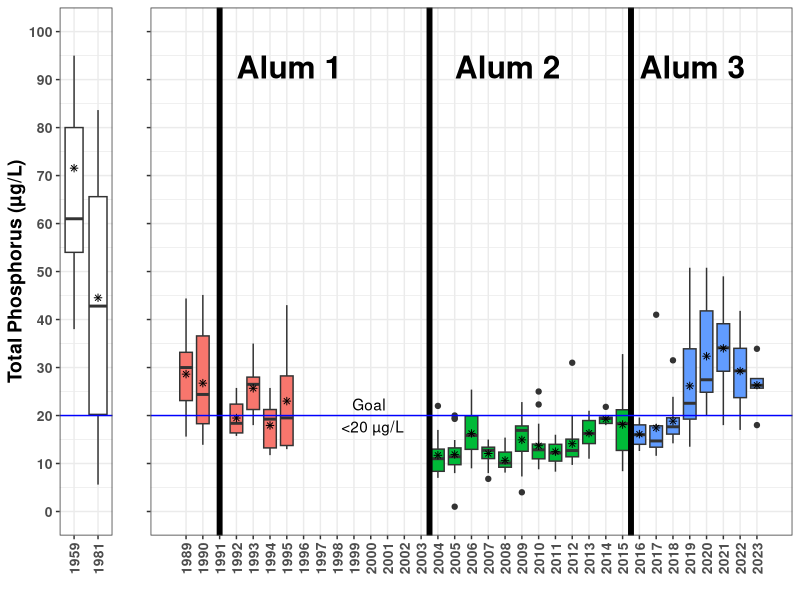
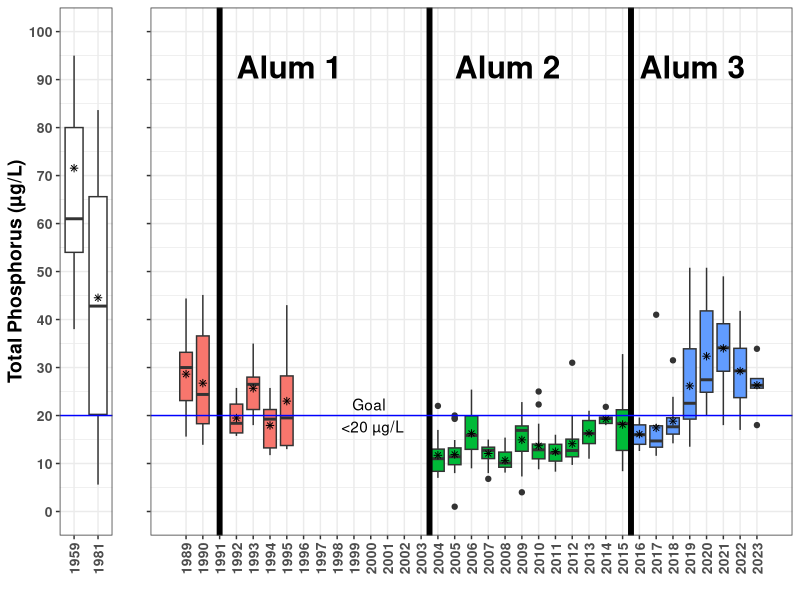
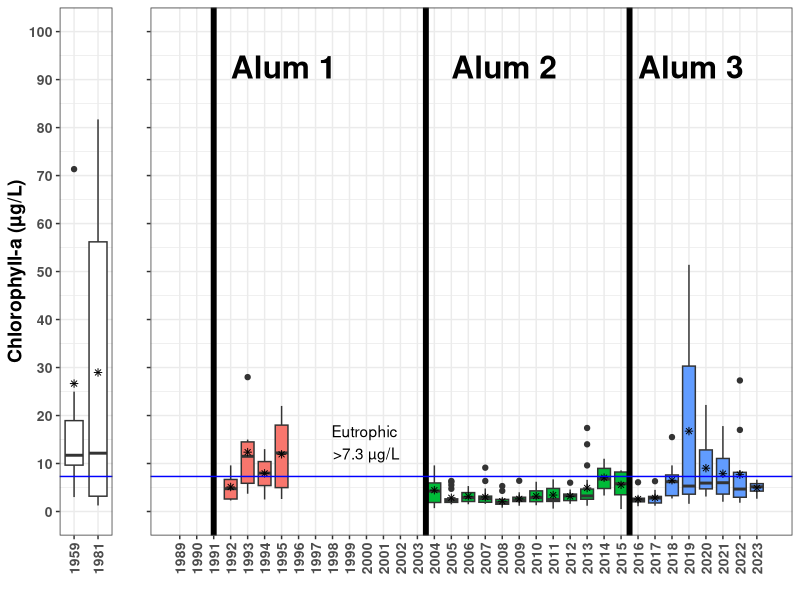
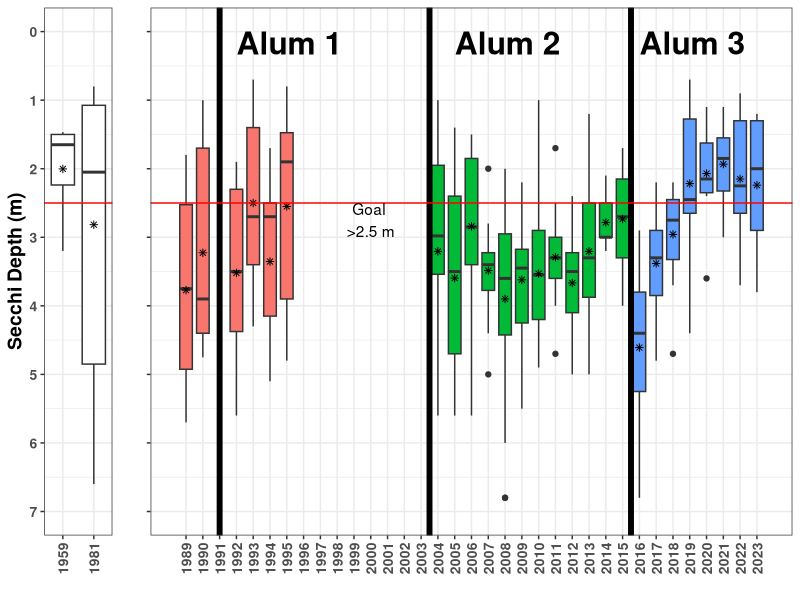
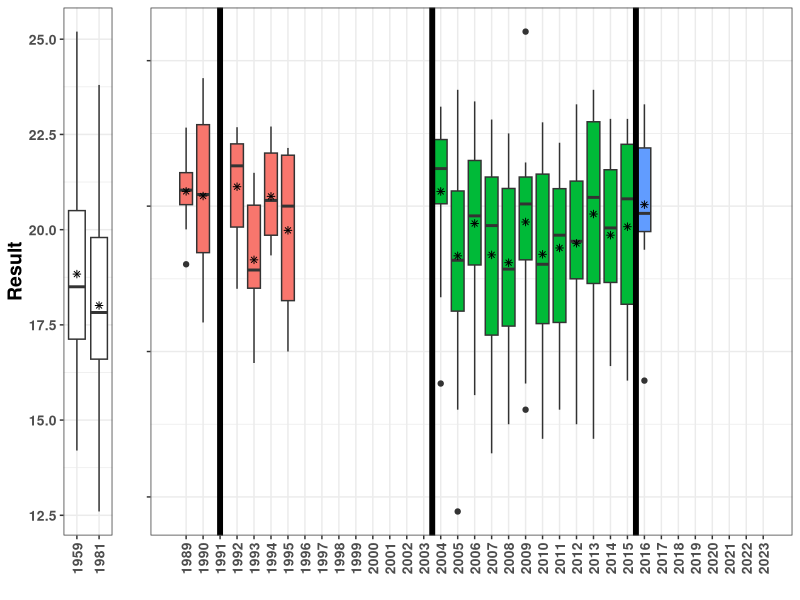
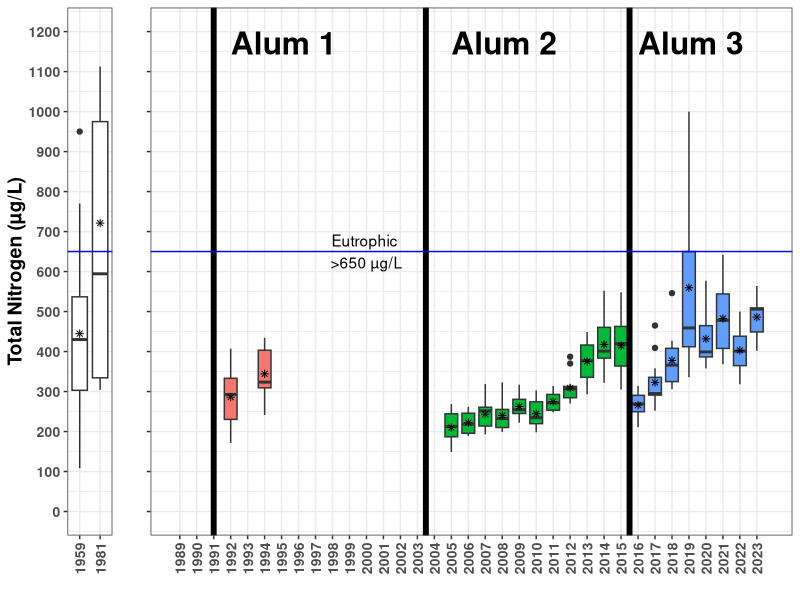
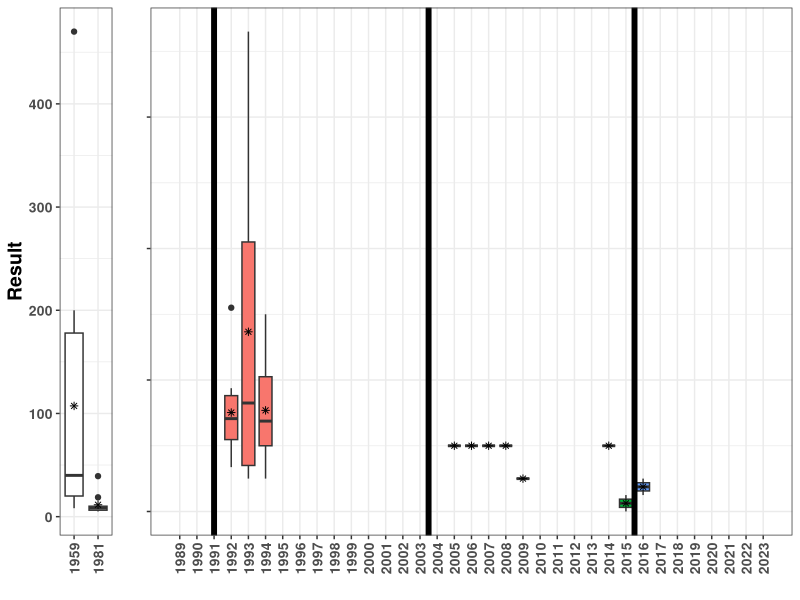
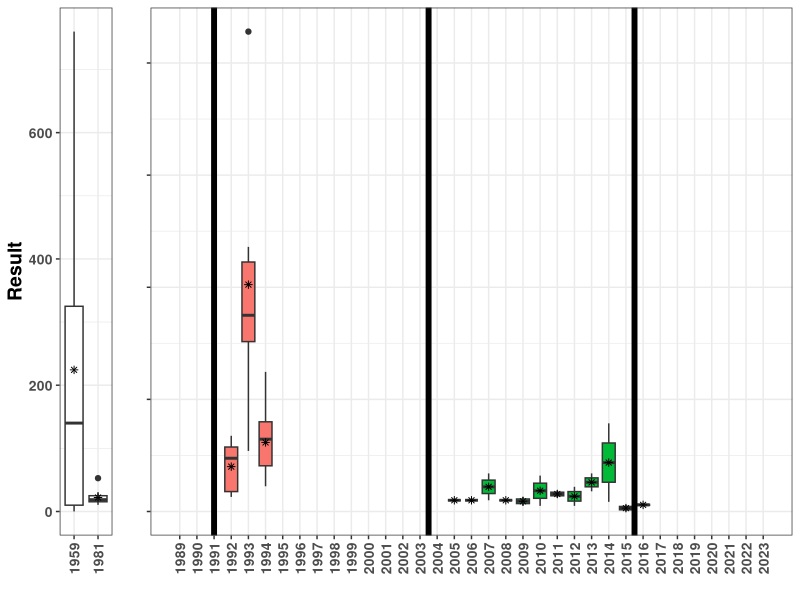

Reproduce these figures in R, in order. (Note: this script raises an error after producing the figures.)
library(dplyr)
library(readxl)
library(ggplot2)
library(tidyr)
library(purrr)
library(cowplot)

data<-read_excel('inputs/Green Lake water quality database_through202307.xlsx',skip=3,
                 col_names = c('Source','Period','Year','Month','Date','Station','Depth',
                               'TP','Chl-a','Secchi','Temp','TN','NO23','NH3','Inorg N','Org N',
                               'TKN','SRP','N to P Ratio','TP to Chl-a Ratio'),
                 col_types = c('text','text','numeric','numeric','numeric','text','text',
                               rep('numeric',13))) %>%
  filter(!is.na(Source)) %>%
  pivot_longer(cols=-(Source:Depth),names_to='Parameter',values_to='Result') %>%
  mutate(Period=ifelse(Year>=2017,'Posttreat3',Period)) %>%
  mutate(AlumPeriod=ifelse(grepl('1',Period)|Year==1995,'Alum 1',
                            ifelse(grepl('2',Period)|Period=='Pretreat3','Alum 2',
                                   'Alum 3')))
  



plots_out<-data %>%
  filter(!is.na(Period)&Period!='NA') %>%
  mutate(xGroup=ifelse(Year==1959,'1959',ifelse(Year==1981,'1981','Other'))) %>%
  group_by(Parameter) %>%
  nest() %>%
  mutate(plot=map2(.x=data,.y=Parameter,.f=~{
    
    ymax=max(.x$Result,na.rm=T)
    
    pre1991<-.x %>%
      filter(Year<1989) %>%
      ggplot(aes(x=factor(Year),y=Result,group=Year))+
      geom_boxplot()+
      geom_point(data=~.x %>% group_by(Year) %>% summarise(Mean=mean(Result,na.rm=T)),
                 aes(x=factor(Year),y=Mean),shape=8)+
      xlab('')+
#      scale_y_continuous(paste(.y,ifelse(.y=='Temp','(deg C)',ifelse(grepl('Ratio',.y),'','(ug/L)'))),
 #                        limits = c(0,ymax))+
      theme_bw()+
      theme(axis.text.x=element_text(angle=90,hjust=1,vjust = 0.5,size=10,face='bold'),
            axis.title.y=element_text(size=14,face='bold'),
            axis.text.y=element_text(size=10,face='bold'),
            legend.position='none')
    
    post1991<-.x %>%
      filter(Year>=1989) %>%
      ggplot(aes(x=Year,y=Result,group=Year))+
      geom_boxplot(aes(fill=AlumPeriod))+
      geom_point(data=~.x %>% group_by(Year) %>% summarise(Mean=mean(Result,na.rm=T)),
                 aes(x=Year,y=Mean),shape=8)+
      geom_vline(xintercept = c(1991,2003.5,2015.5),linewidth=2)+
      scale_x_continuous('',breaks=1989:2023,minor_breaks=NULL)+
    #  scale_y_continuous(limits = c(0,ymax))+
      ylab('')+
      theme_bw()+
      theme(axis.text.x=element_text(angle=90,hjust=1,vjust = 0.5,size=10,face='bold'),
            axis.text.y=element_blank(),
            legend.position = 'none')
    
    # post1991_95<-.x %>%
    #   filter(Year>=1989&Year<=1995) %>%
    #   ggplot(aes(x=Year,y=Result,group=Year))+
    #   geom_boxplot()+
    #   theme_bw()+
    #   #ggtitle('Pre-1991')+
    #   theme(axis.text.x=element_text(angle=90,hjust=1,vjust = 0.5),
    #         axis.text.y=element_blank())+
    #   geom_vline(xintercept = c(1991,2003.5,2015.5),linewidth=2)+
    #   xlab('')+
    #   scale_y_continuous(limits = c(0,ymax))+
    #   ylab('')
    
    # post2004<-.x %>%
    #   filter(Year>=2004) %>%
    #   ggplot(aes(x=Year,y=Result,group=Year))+
    #   geom_boxplot()+
    #   theme_bw()+
    #   #ggtitle('Pre-1991')+
    #   theme(axis.text.x=element_text(angle=90,hjust=1,vjust = 0.5),
    #         axis.text.y=element_blank())+
    #   geom_vline(xintercept = c(1991,2003.5,2015.5),linewidth=2)+
    #   xlab('')+
    #   scale_y_continuous(limits = c(0,ymax))+
    #   ylab('')
    
    
    if(.y=='Secchi'){
      pre1991<-pre1991+
        geom_hline(yintercept = 2.5,col='red')+
        scale_y_reverse('Secchi Depth (m)',limits=c(7,0),breaks=0:7)
      post1991<-post1991+
        geom_hline(yintercept = 2.5,col='red')+
        scale_y_reverse('',limits=c(7,0),breaks=0:7)+
        annotate('text',x=2000,y=2.5,label='Goal \n>2.5 m',vjust=1)+
        annotate('text',x=1992,y=0,label='Alum 1',fontface='bold',hjust=0,vjust=1,size=8)+
        annotate('text',x=2005,y=0,label='Alum 2',fontface='bold',hjust=0,vjust=1,size=8)+
        annotate('text',x=2016,y=0,label='Alum 3',fontface='bold',hjust=0,vjust=1,size=8)
    }
    if(.y=='Chl-a'){
      pre1991<-pre1991+
        geom_hline(yintercept = 7.3,col='blue')+
        scale_y_continuous('Chlorophyll-a (µg/L)',limits = c(0,100),breaks=seq(0,100,10))
      post1991<-post1991+
        geom_hline(yintercept = 7.3,col='blue')+
        scale_y_continuous('',limits = c(0,100),breaks=seq(0,100,10))+
        annotate('text',x=2000,y=7.3,label='Eutrophic \n>7.3 µg/L',vjust=-0.5)+
        annotate('text',x=1992,y=95,label='Alum 1',fontface='bold',hjust=0,vjust=1,size=8)+
        annotate('text',x=2005,y=95,label='Alum 2',fontface='bold',hjust=0,vjust=1,size=8)+
        annotate('text',x=2016,y=95,label='Alum 3',fontface='bold',hjust=0,vjust=1,size=8)
    }
    if(.y=='TP'){
      pre1991<-pre1991+
        geom_hline(yintercept = 20,col='blue')+
        scale_y_continuous('Total Phosphorus (µg/L)',limits = c(0,100),breaks=seq(0,100,10))
      post1991<-post1991+
        geom_hline(yintercept = 20,col='blue')+
        scale_y_continuous('',limits = c(0,100),breaks=seq(0,100,10))+
        annotate('text',x=2000,y=20,label='Goal \n <20 µg/L',vjust=0.5)+
        annotate('text',x=1992,y=95,label='Alum 1',fontface='bold',hjust=0,vjust=1,size=8)+
        annotate('text',x=2005,y=95,label='Alum 2',fontface='bold',hjust=0,vjust=1,size=8)+
        annotate('text',x=2016,y=95,label='Alum 3',fontface='bold',hjust=0,vjust=1,size=8)
    }
    if(.y=='TN'){
      pre1991<-pre1991+
        geom_hline(yintercept = 650,col='blue')+
        scale_y_continuous('Total Nitrogen (µg/L)',limits = c(0,1200),breaks=seq(0,1200,100))
      post1991<-post1991+
        geom_hline(yintercept = 650,col='blue')+
        scale_y_continuous('',limits = c(0,1200),breaks=seq(0,2100,100))+
        annotate('text',x=2000,y=650,label='Eutrophic \n>650 µg/L',vjust=0.5)+
        annotate('text',x=1992,y=1200,label='Alum 1',fontface='bold',hjust=0,vjust=1,size=8)+
        annotate('text',x=2005,y=1200,label='Alum 2',fontface='bold',hjust=0,vjust=1,size=8)+
        annotate('text',x=2016,y=1200,label='Alum 3',fontface='bold',hjust=0,vjust=1,size=8)
    }
    if(.y=='N to P Ratio'){
      pre1991<-pre1991+
        geom_hline(yintercept = c(9,22),col='blue')+
        scale_y_continuous('N to P Ratio',limits = c(0,50),breaks=seq(0,50,5))
      post1991<-post1991+
        geom_hline(yintercept = c(9,22),col='blue')+
        scale_y_continuous('',limits = c(0,50),breaks=seq(0,50,5))+
        annotate('text',x=2000,y=22,label='P Limited >22',vjust=-0.5)+
        annotate('text',x=2000,y=9,label='N Limited <9',vjust=1)+
        annotate('text',x=1992,y=50,label='Alum 1',fontface='bold',hjust=0,vjust=1,size=8)+
        annotate('text',x=2005,y=50,label='Alum 2',fontface='bold',hjust=0,vjust=1,size=8)+
        annotate('text',x=2016,y=50,label='Alum 3',fontface='bold',hjust=0,vjust=1,size=8)
    }
    plot<-plot_grid(pre1991,post1991,rel_widths = c(0.15,.85))
    plot
  }))
  
plots_out$plot[1]

map2(plots_out$plot,plots_out$Parameter,.f=~ggsave(paste0('outputs/',.y,'.png'),.x,scale=1.2))


data %>%
  filter(!is.na(Period)&Period!='NA') %>%
  mutate(xGroup=ifelse(Year==1959,'1959',ifelse(Year==1981,'1981','Other'))) %>%
  filter(Month>=5&Month<=10) %>%
  group_by(Parameter,Year) %>%
  summarise(SummerMean=round(mean(Result,na.rm=T),1)) %>%
  pivot_wider(names_from = Parameter,values_from = SummerMean) %>%
  left_join(MC_GeoMean_All) %>%
  writexl::write_xlsx('outputs/GreenLake_summerMeans_2023.xlsx')
  